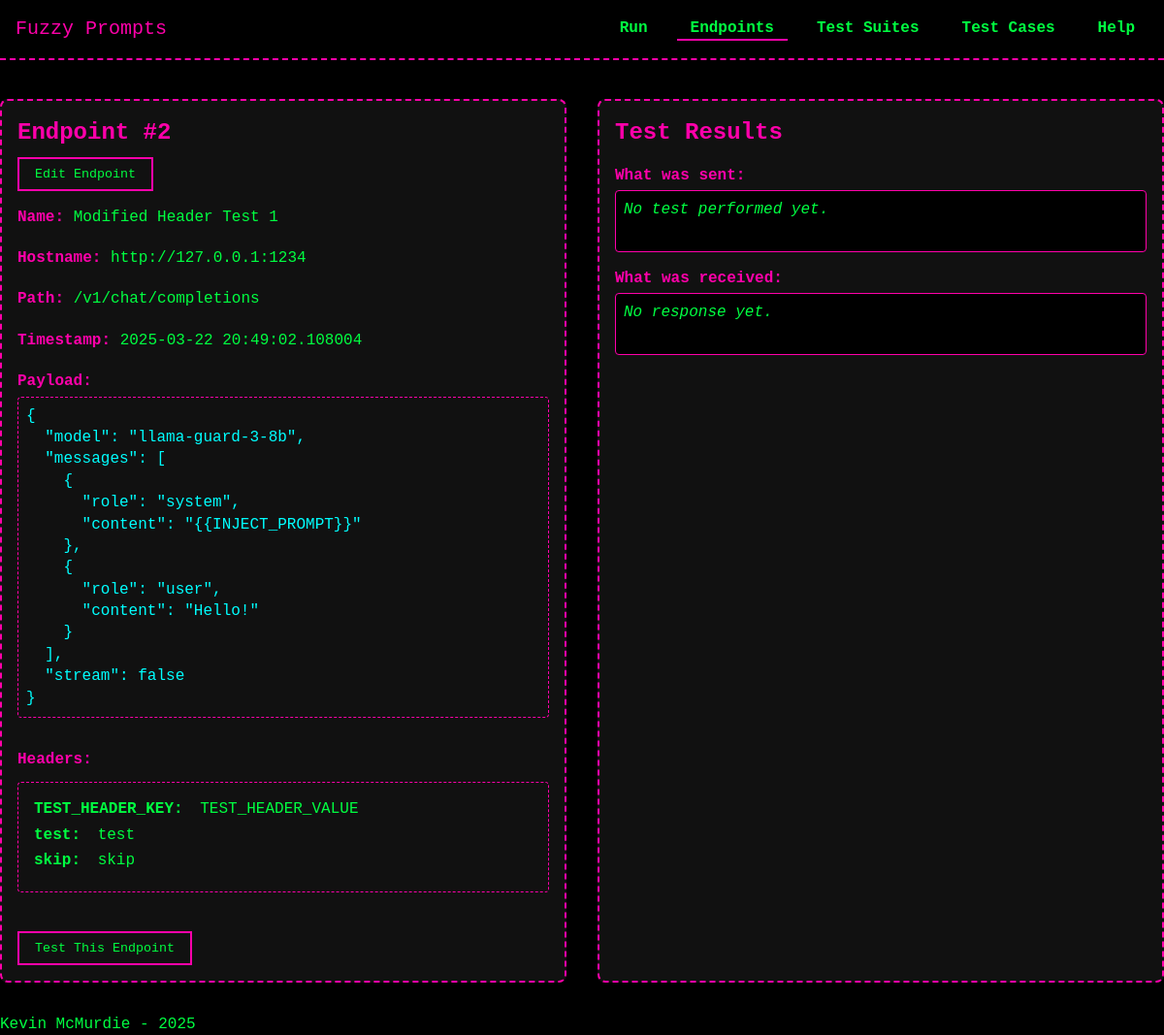
/endpoints/2, run on an earlier commit of the app's database.
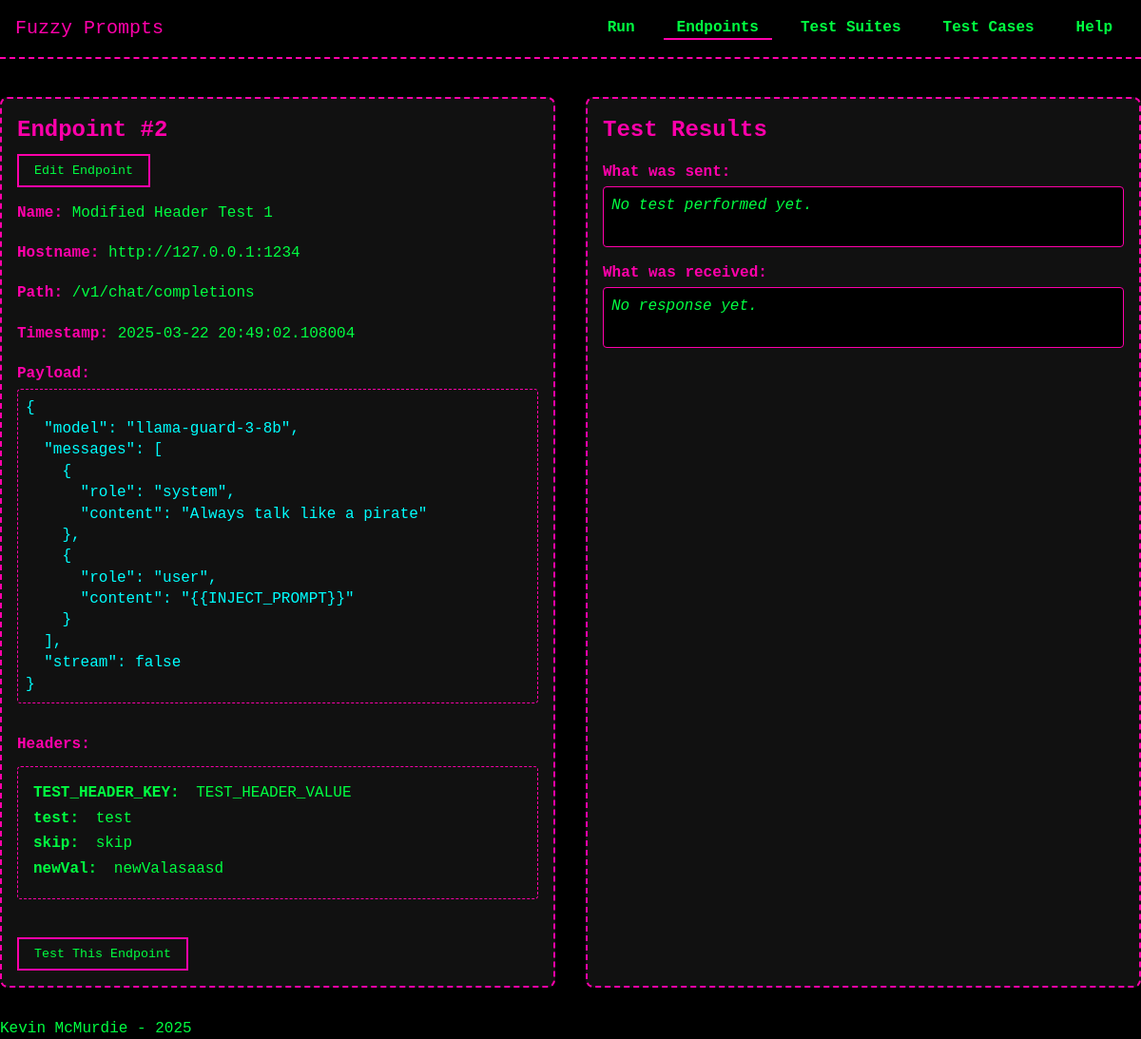
And on a later commit of the database.
### models/model_Endpoints.py (models this page shows, shortened)
class Endpoint(db.Model):
    __tablename__ = 'endpoints'
    id = db.Column(db.Integer, primary_key=True)
    name = db.Column(db.String(255), nullable=False)  # New name attribute
    hostname = db.Column(db.String, nullable=False)
    endpoint = db.Column(db.String, nullable=False)
    http_payload = db.Column(db.Text, nullable=True)   # HTTP payload sent with the request, should handle and store as JSON
    timestamp = db.Column(db.DateTime, default=datetime.utcnow)  # <--- ADDED TIMESTAMP
    headers = db.relationship('APIHeader', back_populates='endpoint', cascade='all, delete-orphan')
    test_runs = db.relationship('TestRun', back_populates='endpoint')

class APIHeader(db.Model):
    __tablename__ = 'endpoint_headers'
    id = db.Column(db.Integer, primary_key=True)
    endpoint_id = db.Column(db.Integer, db.ForeignKey('endpoints.id'), nullable=False)
    key = db.Column(db.String, nullable=False)
    value = db.Column(db.String, nullable=False)
    endpoint = db.relationship('Endpoint', back_populates='headers')

### routes/endpoints.py (the view)
@endpoints_bp.route('/<int:endpoint_id>', methods=['GET'])
def view_endpoint_details(endpoint_id):
    ep = Endpoint.query.options(joinedload(Endpoint.headers)).get_or_404(endpoint_id)
    return render_template('endpoints/view_endpoint.html', endpoint=ep)

### templates/endpoints/view_endpoint.html (shortened to what this page needs)
{% extends "base.html" %}
{% block head %}
  <link rel="stylesheet" href="{{ url_for('static', filename='css/forms.css') }}">
  <link rel="stylesheet" href="{{ url_for('static', filename='css/animations.css') }}">
{% endblock %}
{% block content %}
<div class="two-column-container">
  <div class="left-card">
    <h2>Endpoint #{{ endpoint.id }}</h2>
    <button id="editButton" type="button">Edit Endpoint</button>
    <div id="viewContainer">
      <div class="">
        <label>Name:</label>
        <span>{{ endpoint.name }}</span>
      </div>
      <div class="">
        <label>Hostname:</label>
        <span>{{ endpoint.hostname }}</span>
      </div>
      <div class="">
        <label>Path:</label>
        <span>{{ endpoint.endpoint }}</span>
      </div>
      <div class="">
        <label>Timestamp:</label>
        <span>
          {% if endpoint.timestamp %}
            {{ endpoint.timestamp }}
          {% else %}
            N/A
          {% endif %}
        </span>
      </div>
      <div class="endpoint-field">
        <label>Payload:</label>
        {% if endpoint.http_payload %}
          <pre class="payload-pre">{{ endpoint.http_payload }}</pre>
        {% else %}
          <em>No payload</em>
        {% endif %}
      </div>
      <div class="endpoint-field">
        <label>Headers:</label>
        {% if endpoint.headers and endpoint.headers|length > 0 %}
          <div class="headers-box">
            {% for hdr in endpoint.headers %}
              <div class="header-item">
                <span class="header-key">{{ hdr.key }}:</span>
                <span class="header-value">{{ hdr.value }}</span>
              </div>
            {% endfor %}
          </div>
        {% else %}
          <p style="margin: 0;"><em>No headers available.</em></p>
        {% endif %}
      </div>
    </div>
    <div id="testFormContainer">
      <form class="test-form" action="{{ url_for('endpoints_bp.test_endpoint', endpoint_id=endpoint.id) }}" method="POST" id="test-endpoint-form">
        <button type="submit" style="margin-top: 1rem;">Test This Endpoint</button>
      </form>
    </div>
  </div>
  <div class="right-card">
    <div id="testResultsContainer">
      <h2>Test Results</h2>
      <div class="test-section">
        <label>What was sent:</label>
        <div class="results-box">
          {% if test_payload %}
            <pre>{{ test_payload }}</pre>
          {% else %}
            <em>No test performed yet.</em>
          {% endif %}
        </div>
      </div>
      <div class="test-section">
        <label>What was received:</label>
        <div class="results-box">
          {% if test_response %}
            <pre>{{ test_response }}</pre>
          {% else %}
            <em>No response yet.</em>
          {% endif %}
        </div>
      </div>
    </div>
  </div>
</div>
{% endblock %}

### templates/base.html (shortened to what this page needs)
<!DOCTYPE html>
<html lang="en">
<head>
  <link rel="stylesheet" href="{{ url_for('static', filename='css/theme.css') }}">
  <link rel="stylesheet" href="{{ url_for('static', filename='css/navbar.css') }}">
  {% block head %}{% endblock %}
</head>
<body>
  <header>
    <nav class="navbar navbar-fixed">
      <div class="nav-brand glitch">
        <a href="{{ url_for('core_bp.index') }}">Fuzzy Prompts</a>
      </div>
      <ul class="nav-links">
        <li class="dropdown {% if request.endpoint and request.endpoint.startswith('test_runs_bp') %}active{% endif %}">
          <a href="#">Run</a>
        </li>
        <li class="dropdown {% if request.endpoint and request.endpoint.startswith('endpoints_bp') %}active{% endif %}">
          <a href="#">Endpoints</a>
        </li>
        <li class="dropdown {% if request.endpoint and request.endpoint.startswith('test_suites_bp') %}active{% endif %}">
          <a href="#">Test Suites</a>
        </li>
        <li class="dropdown {% if request.endpoint and request.endpoint.startswith('test_cases_bp') %}active{% endif %}">
          <a href="#">Test Cases</a>
        </li>
        <li class="dropdown {% if request.endpoint and request.endpoint.startswith('help_bp') %}active{% endif %}">
          <a href="{{ url_for('help_bp.index') }}">Help</a>
        </li>
      </ul>
    </nav>
  </header>
  <main>
    {% block content %}{% endblock %}
  </main>
  <footer>
    <p>Kevin McMurdie - 2025</p>
  </footer>
</body>
</html>

### static/css/theme.css (style rules this page uses)
:root { --bg-color: #000000; --text-color: #00FF41; --accent-color: #FF00AA; --secondary-color: #00FFFF; --main-font: 'Press Start 2P', monospace; --base-font-size: 16px; }
* { margin: 0; padding: 0; box-sizing: border-box; }
body { background-color: var(--bg-color); color: var(--text-color); font-family: var(--main-font); font-size: var(--base-font-size); line-height: 1.4; padding-top: 70px; }
a { color: var(--accent-color); text-decoration: none; }
h1, h2, h3, h4, h5, h6 { color: var(--accent-color); margin: 1rem 0 0.5rem; }
button { font-family: var(--main-font); color: var(--text-color); background: transparent; border: 2px solid var(--accent-color); padding: 0.5rem 1rem; cursor: pointer; transition: all 0.2s; }
code, pre { background-color: #111; color: var(--secondary-color); font-family: var(--main-font); border: 1px solid var(--accent-color); border-radius: 4px; padding: 0.5rem; margin: 0.5rem 0; }
.one-column-container, .two-column-container { display: flex; gap: 2rem; max-width: 1200px; margin: 2rem auto; }
.left-card, .right-card { flex: 1; background-color: #111; border: 2px dashed var(--accent-color); border-radius: 8px; padding: 1rem; }
.left-card h2, .right-card h2 { margin-top: 0; color: var(--accent-color); }
.results-box { background-color: #000; border: 1px solid var(--accent-color); border-radius: 4px; padding: 0.5rem; min-height: 4em; overflow-y: auto; overflow-x: hidden; word-wrap: break-word; overflow-wrap: anywhere; }
.endpoint-field { margin-bottom: 1rem; }
.endpoint-field label { font-weight: bold; }
.test-form { margin-top: 1.5rem; }
.test-section { margin-top: 1rem; }
.test-section label { display: block; margin: 0.5rem 0 0.25rem; font-weight: bold; }
.glitch { position: relative; color: var(--accent-color); animation: glitch 2s infinite; }

### static/css/navbar.css (style rules this page uses)
.navbar { display: flex; align-items: center; justify-content: space-between; background-color: var(--bg-color); border-bottom: 2px dashed var(--accent-color); padding: 1rem; }
.navbar-fixed { position: fixed; top: 0; left: 0; width: 100%; z-index: 1000; }
.nav-brand a { color: var(--accent-color); text-decoration: none; font-size: 1.25rem; }
.nav-links { list-style: none; display: flex; gap: 1rem; }
.nav-links a { color: var(--text-color); font-weight: 600; padding: 0.5rem 0.75rem; border: 2px solid transparent; transition: border-color 0.2s; }
.navbar li.active { color: var(--secondary-color); border-bottom: 2px solid var(--accent-color); font-weight: bold; }
.nav-links li.dropdown { position: relative; }

### static/css/forms.css (style rules this page uses)
label { display: inline-block; margin-top: 1rem; margin-bottom: 0.25rem; font-weight: bold; color: var(--accent-color); }

### templates/endpoints/view_endpoint.html (style rules this page uses)
.payload-pre { white-space: pre-wrap; word-wrap: break-word; overflow-wrap: anywhere; max-width: 600px; max-height: 500px; overflow-y: auto; border: 1px dashed #FF00AA; padding: 0.5rem; margin: 0; }
.headers-box { padding: 1rem; border-radius: 4px; margin-top: 0.5rem; max-width: 600px; max-height: 500px; overflow-y: auto; border: 1px dashed #FF00AA; }
.header-item { margin-bottom: 0.25rem; }
.header-key { font-weight: bold; margin-right: 0.5rem; }
.header-value { white-space: pre-wrap; overflow-wrap: anywhere; word-wrap: break-word; }

What changed in the data, as far as the page shows it:
changed Endpoint "Modified Header Test 1": http_payload "{ \"model\": \"llama-guard-3-8b\", \"messages\": [ { \"role\": \"system\", \"content\": \"{{INJECT_PROMPT}}\" }, { \"role\": \"user\", \"content\": \"Hello!\" } ], \"stream\": false }" → "…{ \"role\": \"system\", \"content\": \"Always talk like a pirate\" }, { \"role\": \"user\", \"content\": \"{{INJECT_PROMPT}}\" } ], \"stream\": false…"
added APIHeader: key "newVal", value "newValasaasd"
